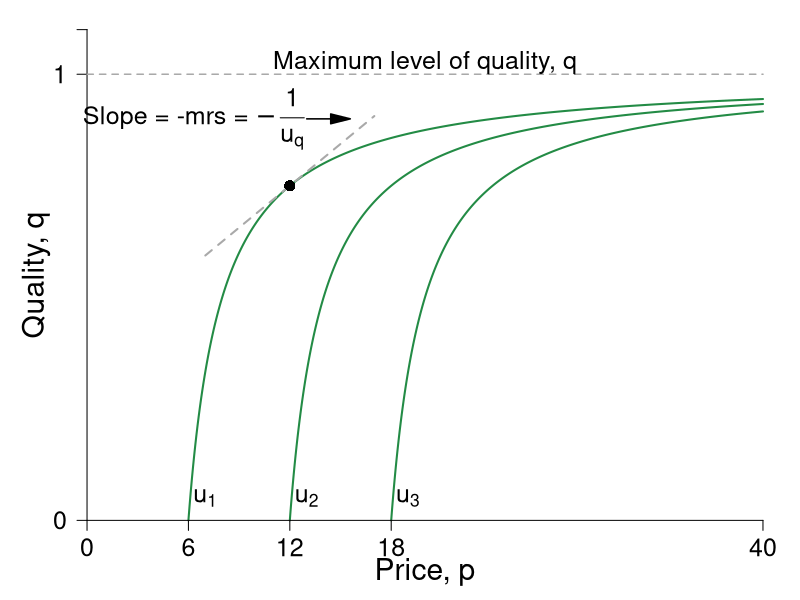

Recreate this plot in R.
require(ggplot2)
require(shape)
pdf(file = "information_power/ch11_fig3.pdf", width = 9, height = 7)

#Set parameters for graphics
pointsize <- 1.8
axislabelsize <- 1.8
labelsize <- 1.5
namesize <- 1.8
annotatesize <- 1.5
graphlinewidth <- 2
segmentlinewidth <- 1.5

#Parameters for figures
u1 <- 4
u2 <- 10
u3 <- 16
delta1 <- 2
delta2 <- 2
delta3 <- 2

indiffFn1 <- function(p, u1 = 4, delta1 = 2) {
  1 - (delta1) / (p - u1)
}

indiffFn2 <- function(p, u2 = 10, delta2 = 2) {
  1 - (delta2) / (p - u2)
}

indiffFn3 <- function(p, u3 = 16, delta3 = 2) {
  1 - (delta3) / (p - u3)
}

#The derivative for the function q = 1 - delta/(p - u) = delta/p - u)^2;
#From that we get the derivative and substitute in the relevant values
#for delta, u and p; that is we get a slope of 1/32
#But we also need the intercept; 0.375 above, or q/2 as it stood
tangentLine <- function(p){
  0.375 + (1/32)*p
}

COL <- c("#bae4b3", "#74c476", "#238b45")
COLA <- c("#e0f3db", "#99d8c9","#66c2a4","#41ae76", "#238b45", "#005824")
COLB <- c("#c6dbef", "#4eb3d3", "#2b8cbe", "#0868ac","#084081")

par(mar =  c(3, 3, .5, .5))
xlims <- c(0, 40)
ylims <- c(0, 1.1)


plot(0, 0, xlim = xlims, ylim = ylims, type = "n",
     xlab = "",
     ylab = "",
     xaxt = "n", yaxt = "n", cex.lab = axislabelsize, bty = "n")

mtext(expression(paste("Price, ", p)), side=1, line = 1.5, cex = axislabelsize)
text(-3, ylims[2] - 0.5*(ylims[2] - ylims[1]), expression(paste("Quality, ", q)), xpd = TRUE, cex = axislabelsize, srt = 90) 


npts <- 500 
#xx1 <- seq(0, xlims[2], length.out = npts)
xx1 <- seq(u1 + delta1, xlims[2], length.out = npts)
xx2 <- seq(u2 + delta2, xlims[2], length.out = npts)
xx3 <- seq(u3 + delta3, xlims[2], length.out = npts)
xx4 <- seq(7, 17, 0.01)




#Draw the lines for the graphs
lines(xx1, indiffFn1(xx1), col = COLA[5], lwd = graphlinewidth)
lines(xx2, indiffFn2(xx2), col = COLA[5], lwd = graphlinewidth)
lines(xx3, indiffFn3(xx3), col = COLA[5], lwd = graphlinewidth)
lines(xx4, tangentLine(xx4), col = "darkgrey", lty = 2, lwd = graphlinewidth)

#Customize ticks and labels for the plot
ticksy <- c(0, 1, 1.1)
ylabels <- c(0, 1, NA)
ticksx <- c(0, 6, 12, 18, 40)
xlabels <- c(0, 6, 12, 18, 40)
axis(1, at = ticksx, pos = 0, labels = xlabels, cex.axis = labelsize)
axis(2, at = ticksy, pos = 0, labels = ylabels, las = 1, cex.axis = labelsize)

#Annotation of the three indifference curves
text(7, 0.05, expression(paste(u[1])), cex = labelsize)
text(13, 0.05, expression(paste(u[2])), cex = labelsize)
text(19, 0.05, expression(paste(u[3])), cex = labelsize)

#Line for the max quality, q = 1 
segments(0, 1, 40, 1, lty = 2, col = "darkgray", lwd = segmentlinewidth)
#Annotating line of 100% quality
text(20, 1.025, expression(paste("Maximum level of quality, q")), cex = labelsize)

#Add a point for the tangency
points(12, 0.75, pch = 16, col = "black", cex = 1.5)

#Arrow to Slope of BRF
Arrows(13, .9, 15, .9, col = "black", lty = 1, lwd = 1.5, arr.type = "triangle")
text(6.3, 0.9, expression(paste("Slope = -mrs = ", -frac(1, u[q]))), cex = labelsize)
#text(5, 0.8, expression(paste(" = ", frac((1-q)^2,  underline("u")))), cex = labelsize)
dev.off()
